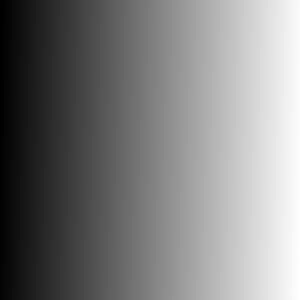
#> input picture Embedded/TEDS22_2023-main/data/gradient.png, 300 x 300 px
$ jupyter execute 7_thresholding.ipynb
#> lines starting #> are read from the running program, lines starting #| are printed output that depends on the picture; after the words box and inside, x2 and y2 are one past the last pixel; in counts of white or black regions, pixels touching at a corner belong together
# Exercise 7: Thresholding

https://docs.opencv.org/4.6.0/d7/d4d/tutorial_py_thresholding.html

In this exercise you will learn:
- *Simple thresholding* using the OpenCV function `cv.threshold()`.
- *Adaptive thresholding* using the OpenCV function `cv.adaptiveThreshold()`.
- *Otsu's thresholding*, which also uses the OpenCV function `cv.threshold()`.
- *Hysteresis thresholding*.

As a first step, let's import the python modules we need.

[cell 1]
import cv2 as cv
import numpy as np
import matplotlib.pyplot as plt

## Simple thresholding

<p>

In simple thresholding, the matter is straight-forward. First we choose a threshold value $T$ for the pixel intensity, e.g. 127. Then, for every pixel $I(x,y)$, the same threshold value $T$ is used to *classify* each pixel into one of two *classes*. If the pixel value is bigger than the threshold $I(x,y) > T$, it is set to a maximum value $maxval$, e.g. $255$, but if the pixel value is smaller or equal to the threshold $I(x,y) \leq T$, it is set to $0$ (this is in fact one type of thresholding called *binary thresholding*):

$$
I(x,y) =
\begin{cases}
    maxval, & \text{if} \; I(x,y) > T\\
    \;\;\;\;\;\;\;\;\;\;0, & \text{if} \; I(x,y)\leq T
\end{cases}
$$

The function `cv.threshold()` is used to apply the thresholding.

`cv.threshold(src, thresh, maxval, type) -> retval, dst`
- `src` is the source image, which should be a *grayscale image*.
- `thresh` is the threshold value $T$ which is used to *classify* the pixel values.
- `maxval` is the maximum value, e.g. 255, which is assigned to pixel values exceeding the threshold $T$.
- `type` is the [type of thresholding](https://docs.opencv.org/master/d7/d1b/group__imgproc__misc.html#gaa9e58d2860d4afa658ef70a9b1115576) carried out:
  - `cv.THRESH_BINARY` is binary thresholding (as described above), where pixels are set to `0` or `maxval` (e.g. 255).
  - `cv.THRESH_BINARY_INV` is inverse binary thresholding, i.e. binary thresholding but with `0` and `maxval` exchanged.
  - `cv.THRESH_TRUNC` is truncated thresholding, i.e. pixel values above the threshold are set to the threshold's value.
  - `cv.THRESH_TOZERO` is "threshold to zero", i.e. binary thresholding, but where `maxval` is exchanged for the pixel's value.
  - `cv.THRESH_TOZERO_INV` is "inverse threshold to zero", i.e. inverse binary thresholding, but `minval` = pixel's value.

See [this link](https://docs.opencv.org/4.6.0/db/d8e/tutorial_threshold.html) for a more detailed explanation of the various thresholding types.

The method has two return values:
- `retval` is the threshold $T$ that was used.
- `dst` is the thresholded image.
</p>

Let's read in an image in grayscale format and compare the different simple thresholding types with each other.

[cell 2]
# Read in image in grayscale format
img = cv.imread('../data/gradient.png', 0)

# Threshold the image with T = 127 and maxval = 255
# using the various simple thresholding types
ret, thresh1 = cv.threshold(img, 127, 255, cv.THRESH_BINARY)
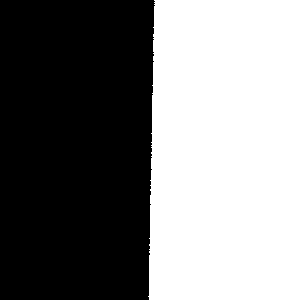
#> thresh1: shape (300, 300); 49.5% white; 1 white region, box (x1, y1, x2, y2) and area: (148, 0, 300, 300) 44573
ret, thresh2 = cv.threshold(img, 127, 255, cv.THRESH_BINARY_INV)
ret, thresh3 = cv.threshold(img, 127, 255, cv.THRESH_TRUNC)
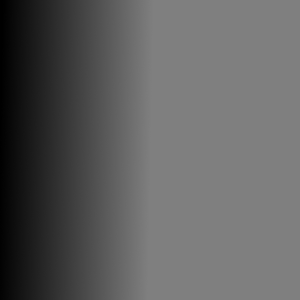
#> thresh3: shape (300, 300); min 0, max 127, mean 95.1
ret, thresh4 = cv.threshold(img, 127, 255, cv.THRESH_TOZERO)
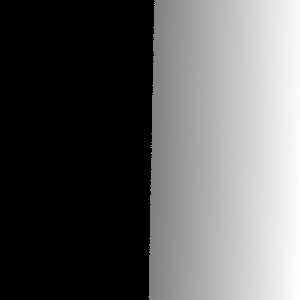
#> thresh4: shape (300, 300); min 0, max 255, mean 94.1
ret, thresh5 = cv.threshold(img, 127, 255, cv.THRESH_TOZERO_INV)
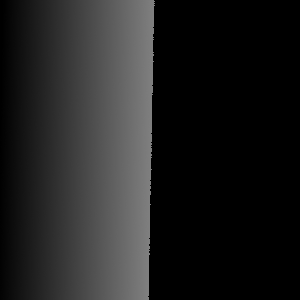
#> thresh5: shape (300, 300); min 0, max 127, mean 32.2

# Plot the original image together with the various thresholded images
titles = ['Original Image','BINARY','BINARY_INV','TRUNC','TOZERO','TOZERO_INV']
images = [img, thresh1, thresh2, thresh3, thresh4, thresh5]

for i in range(6):
    plt.subplot(2,3,i+1), plt.imshow(images[i], cmap='gray', vmin=0, vmax=255)
    plt.title(titles[i])
    plt.xticks([]), plt.yticks([])

plt.show()

Let's implement binary thresholding ourselves using numpy so that we understand the OpenCV function.

[cell 3]
# Copy the image
thresh_bin = img.copy()

# Apply binary thresholding with T = 127 and maxval = 255
thresh_bin[thresh_bin > 127] = 255
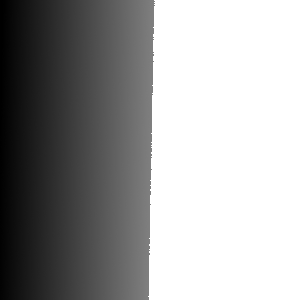
#> thresh_bin: shape (300, 300); min 0, max 255, mean 158.5
thresh_bin[thresh_bin <= 127] = 0

# Make sure we get the same result as OpenCV's function
print(f"Our thresholding result is the same as OpenCV's: {np.all(thresh_bin == thresh1)}")
#| Our thresholding result is the same as OpenCV's: True

# Let's compare the two thresholded images by plotting them
plt.subplot(121), plt.imshow(thresh_bin, cmap="gray"), plt.title('Numpy'), plt.xticks([]), plt.yticks([])
plt.subplot(122), plt.imshow(thresh1, cmap="gray"), plt.title('OpenCV'), plt.xticks([]), plt.yticks([]);

Let's also implement inverse binary threshold ourselves using numpy and compare it to OpenCV's implementation.

[cell 4]
# Copy the image
thresh_bin_inv = img.copy()

# Apply inverse binary thresholding with T = 127 and maxval = 255
thresh_bin_inv[thresh_bin_inv <= 127] = 1
thresh_bin_inv[thresh_bin_inv > 127] = 0
thresh_bin_inv[thresh_bin_inv == 1] = 255

# Make sure we get the same result as OpenCV's function
print(f"Our thresholding result is the same as OpenCV's: {np.all(thresh_bin_inv == thresh2)}")
#| Our thresholding result is the same as OpenCV's: True

# Let's compare the two thresholded images by plotting them
plt.subplot(121), plt.imshow(thresh_bin_inv, cmap="gray"), plt.title('Numpy'), plt.xticks([]), plt.yticks([])
plt.subplot(122), plt.imshow(thresh2, cmap="gray"), plt.title('OpenCV'), plt.xticks([]), plt.yticks([]);

## Adaptive thresholding

<p>

In the previous section, we used one global value (127) as a threshold. But this might not be good in all cases, e.g. if an image has different lighting conditions in different areas. In that case, *adaptive thresholding* can help. Here, the algorithm determines the threshold for a pixel based on a small region around it. For example, in the figure to the right, a 3x3 neighborhood region is used to calculate the mean value of 3x3 pixels. This is the threshold value used to compare the center pixel's value with. We can use different thresholds for different regions of the same image which gives better results for images with varying illumination.

The *mean* neighborhood region used in the example is called a *mean kernel* since it calculates a mean value, where each pixel in the region is weighted equally. But we can also use a kernel that weights each pixel differently, e.g. a Gaussian kernel (which uses a smaller weight for pixels further from the center pixel). We can also subtract a small constant $C$ from the calculated value. For the actual thresholding, binary och inverse binary thresholding is normally used.

The OpenCV function `cv.adaptiveThreshold()` is used for adaptive thesholding.

`adaptiveThreshold(src, maxValue, adaptiveMethod, thresholdType, blockSize, C[, dst]) -> dst`
- `src` is the source (input) 8-bit single-channel image.
- `maxValue` is a non-zero value assigned to the pixels for which the threshold condition is satisfied.
- `adaptiveMethod` decides which [algorithm](https://docs.opencv.org/4.6.0/d7/d1b/group__imgproc__misc.html#gaa42a3e6ef26247da787bf34030ed772c) is used to calculate the threshold value.
  - `cv.ADAPTIVE_THRESH_MEAN_C`: the threshold value is the mean of the neighbourhood region minus the constant `C`.
  - `cv.ADAPTIVE_THRESH_GAUSSIAN_C`: the threshold value is a gaussian-weighted sum of the neighbourhood values minus `C`.
- `thresholdType` is the thresholding type, that must be either `cv.THRESH_BINARY` or `cv.THRESH_BINARY_INV`.
- `blockSize` determines the size of the neighborhood region used to calculate a threshold value for a pixel: 3, 5, 7, etc.
- `C` is a constant that is subtracted from the mean or weighted sum of the neighbourhood pixels.

The function returns one value `dst`, which is the thresholded image.
</p>

The code below compares global thresholding and adaptive thresholding for an image with varying illumination:

[cell 5]
# Read an image as a grayscale image.
img = cv.imread('../data/sudoku.png', 0)
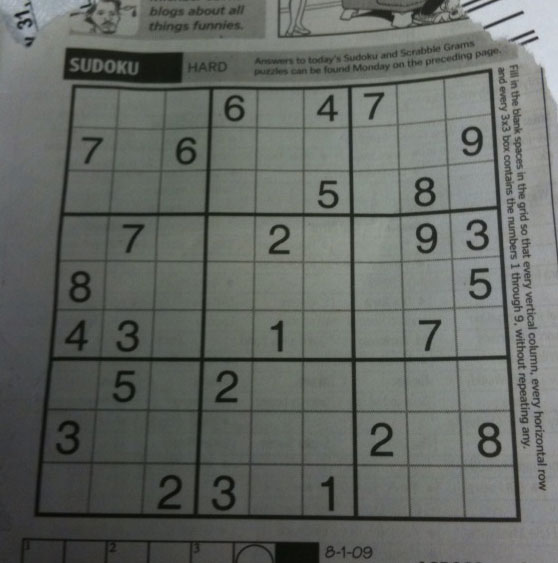
#> input picture Embedded/TEDS22_2023-main/data/sudoku.png, 558 x 563 px
#> img: shape (563, 558)

# Blur the image using a 5x5 median kernel, where the
# calculated median value is assigned to the center pixel.
# Bluring is normally used to remove noise in an image.
img = cv.medianBlur(img, 5)

# Let's use simple (global) binary thresholding as a benchmark for the adaptive methods.
# Here we are using a threshold T = 127, maxVal = 255 and binary thresholding.
ret, th1 = cv.threshold(img, 127, 255, cv.THRESH_BINARY)
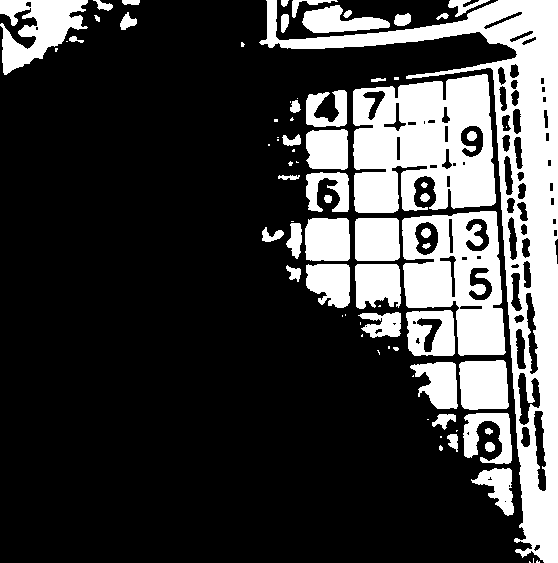
#> th1: shape (563, 558); 25.2% white; 79 white regions (32 under 20 px), largest, box (x1, y1, x2, y2) and area: (259, 0, 558, 563) 27086, (353, 74, 496, 213) 15195, (402, 211, 506, 356) 9242

# Apply adaptive (local) thresholding using a mean kernel.
# Here we are using maxVal = 255, binary thresholding, a 11x11 kernel and C = 2.
th2 = cv.adaptiveThreshold(img, 255, cv.ADAPTIVE_THRESH_MEAN_C, cv.THRESH_BINARY, 11, 2)
#> th2: shape (563, 558); 78.4% white; 944 black regions (749 under 20 px), largest, box (x1, y1, x2, y2) and area: (34, 68, 521, 523) 15998, (187, 0, 535, 63) 4506, (63, 47, 184, 83) 2270

# Let's also apply adaptive (local) thresholding using a Gaussian kernel.
# Here we are also using maxVal = 255, binary thresholding, a 11x11 kernel and C = 2.
th3 = cv.adaptiveThreshold(img, 255, cv.ADAPTIVE_THRESH_GAUSSIAN_C, cv.THRESH_BINARY, 11, 2)
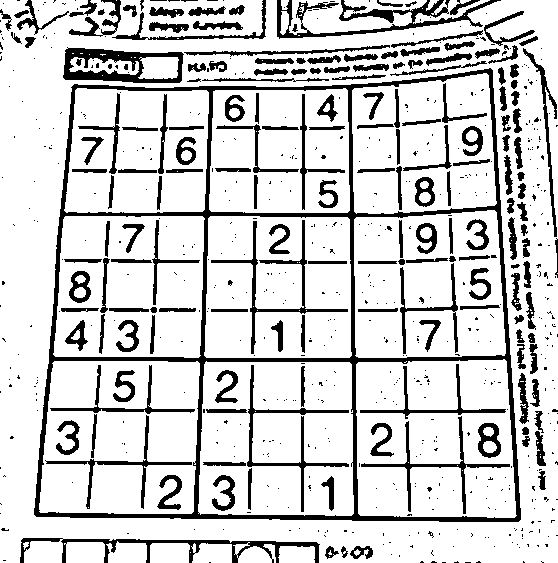
#> th3: shape (563, 558); 81.8% white; 715 black regions (537 under 20 px), largest, box (x1, y1, x2, y2) and area: (34, 68, 521, 522) 14482, (277, 0, 501, 39) 2269, (63, 47, 184, 83) 2024

# Plot the results of the three thresholding methods.
plt.figure(figsize=(10,10))

titles = ['Original Image', 'Global Thresholding (v = 127)',
            'Adaptive Mean Thresholding', 'Adaptive Gaussian Thresholding']
images = [img, th1, th2, th3]

for i in range(4):
    plt.subplot(2,2,i+1),plt.imshow(images[i],'gray')
    plt.title(titles[i])
    plt.xticks([]),plt.yticks([])

plt.show()

## Otsu's Binarization

<p>

In simple (global) thresholding, we used an arbitrary chosen value as a threshold. In contrast, Otsu's method avoids having to choose a value and determines it automatically.

Consider an image with only two distinct image values (bimodal image), where the histogram would only consist of two peaks. A good threshold would be in the middle of those two values. Similarly, Otsu's method determines an optimal global threshold value from the image histogram.

In order to do so, the `cv.threshold()` function (the same function we used for simple thresholding above) is used, where `cv.THRESH_OTSU` is passed in as an extra [thresholding type](https://docs.opencv.org/4.6.0/d7/d1b/group__imgproc__misc.html#ggaa9e58d2860d4afa658ef70a9b1115576a95251923e8e22f368ffa86ba8bce87ff) `type`.

`cv.threshold(src, thresh, maxval, type) -> retval, dst`

The threshold value `thresh` can be chosen arbitrary when `cv.THRESH_OTSU` is passed in as an extra thresholding type `type`, since the algorithm will find the optimal threshold value itself which is returned as the functions first return value `retval`.
</p>

---

Consider the example below. The input image is a noisy image. In the first case, simple (global) binary thresholding, i.e. `type = cv.THRESH_BINARY`, with a threshold value of 127 is applied. In the second case, Otsu's thresholding algorithm is applied together with binary thresholding, i.e. `type = cv.THRESH_BINARY + cv.THRESH_OTSU`. In the third case, the image is first filtered with a 5x5 gaussian kernel to remove the noise, then Otsu's thresholding algorithm is applied together with binary thresholding, i.e. `type = cv.THRESH_BINARY + cv.THRESH_OTSU`. The three thresholding results are then plotted next to each other.

[cell 6]
# Read an image as a grayscale image
img = cv.imread('../data/noisy2.png', 0)
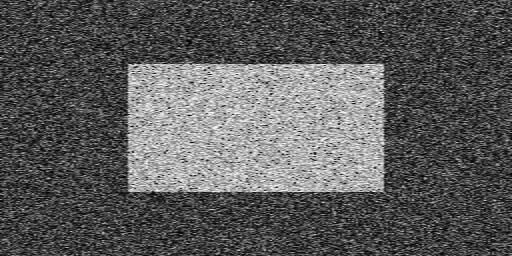
#> input picture Embedded/TEDS22_2023-main/data/noisy2.png, 512 x 256 px
#> img is the input picture: shape (256, 512); min 0, max 254, mean 91

# Apply simple (global) thresholding
ret1, th1 = cv.threshold(img, 127, 255, cv.THRESH_BINARY)
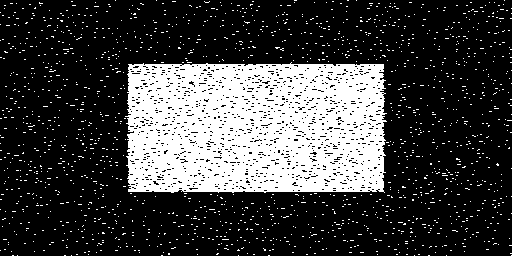
#> th1: shape (256, 512); 25.3% white; 1632 white regions (1631 under 20 px), largest, box (x1, y1, x2, y2) and area: (125, 62, 387, 193) 29976

# Otsu's thresholding algorithm (with binary thresholding)
ret2, th2 = cv.threshold(img, 0, 255, cv.THRESH_BINARY + cv.THRESH_OTSU)
#> th2: shape (256, 512); 28.8% white; 2741 white regions (2740 under 20 px), largest, box (x1, y1, x2, y2) and area: (124, 61, 389, 195) 31152
#> ret2 = 114
#> (the rest of the program and of its run is left out)
